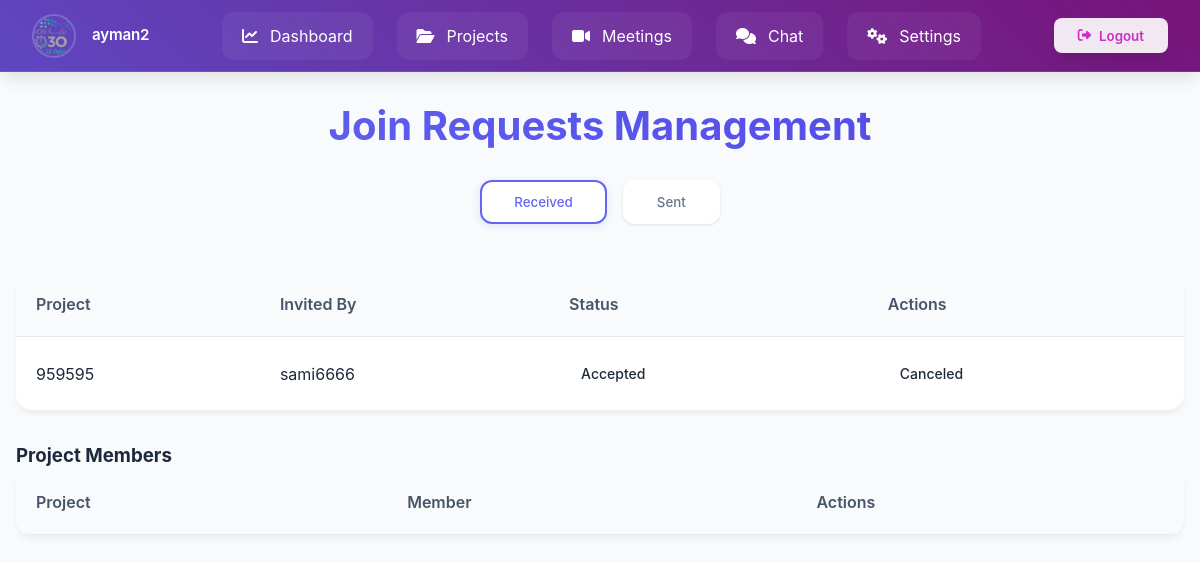
The app's page /projects/invitations/ (signed in), older data.
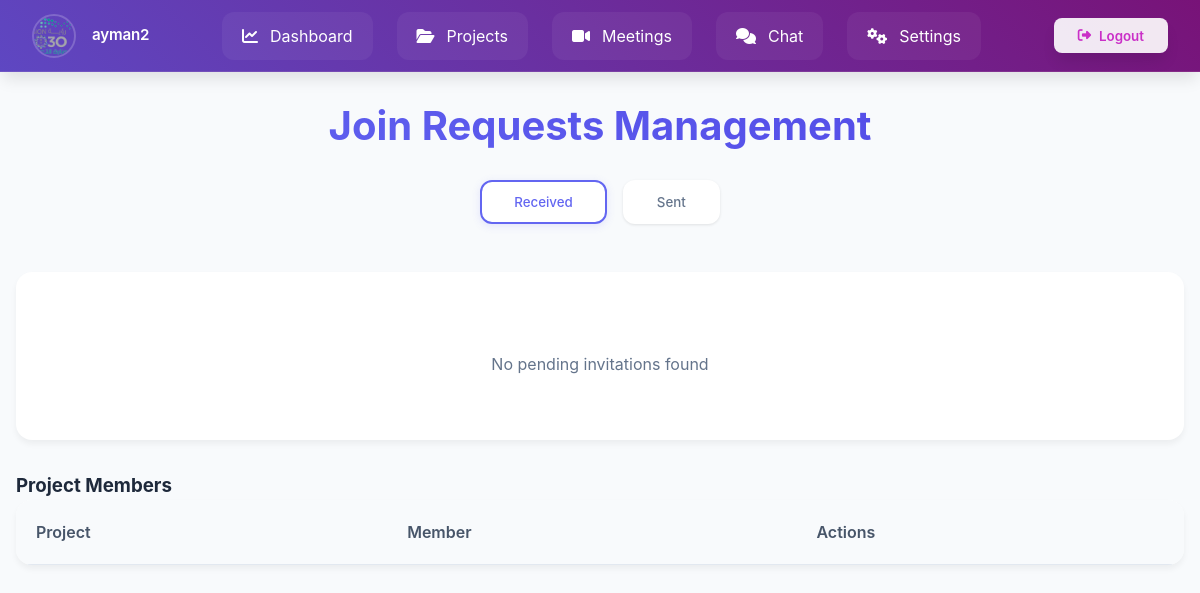
The same page, newer data.
### projects/models.py (models this page shows, shortened)
class ProjectInvitation(models.Model):
    project = models.ForeignKey(Project, on_delete=models.CASCADE, related_name='invitations')
    invited_user = models.ForeignKey(CustomUser, on_delete=models.CASCADE, related_name='project_invitations')
    created_at = models.DateTimeField(auto_now_add=True)
    status = models.CharField(
        max_length=20,
        choices=[('pending', 'Pending'), ('accepted', 'Accepted'), ('declined', 'Declined')],
        default='pending'
    )
    def __str__(self):
        return f"Invitation to {self.invited_user.username} for {self.project.name}"

class Project(models.Model):
    STATUS_CHOICES = [
        ('pending', 'Pending'),
        ('in_progress', 'In Progress'),
        ('completed', 'Completed'),
    ]
    COLOR_CHOICES = [
        ('purple', 'Purple'),
        ('red', 'Red'),
        ('blue', 'Blue'),
        ('green', 'Green'),
        ('orange', 'Orange'),
        ('pink', 'Pink'),
    ]
    name = models.CharField(max_length=255)  # Project name
    description = models.TextField(blank=True, null=True)  # Project description
    start_date = models.DateField()  # Start date
    end_date = models.DateField(blank=True, null=True)  # End date
    owner = models.ForeignKey(CustomUser, on_delete=models.CASCADE, related_name='owned_projects')  # Project owner
    members = models.ManyToManyField(CustomUser, related_name='projects', blank=True)  # Project members
    created_at = models.DateTimeField(auto_now_add=True)  # Creation date
    category = models.ForeignKey(ProjectType, on_delete=models.CASCADE)
    status = models.CharField(max_length=20, choices=STATUS_CHOICES, default='pending')  # Project status
    logo = models.ImageField(upload_to='project_logos/', blank=True, null=True)  # Project logo
    project_color = models.CharField(max_length=10, choices=COLOR_CHOICES, default='blue')  # Project color

### users/models.py (models this page shows, shortened)
class CustomUser(AbstractUser):
    phone_regex = RegexValidator(
        regex=r'^05\d{8}$',
        message="رقم الجوال يجب أن يبدأ بـ 05 ويحتوي على 10 أرقام فقط."
    )
    phone_number = models.CharField(
        max_length=10,
        unique=True,
        validators=[phone_regex],
        help_text="رقم الجوال يجب أن يبدأ بـ 05 ويكون مكونًا من 10 أرقام."
    )
    ROLE_CHOICES = [
        ('member', 'Member'),  # العضو العادي
        ('expert', 'Expert')   # الخبير
    ]
    role = models.CharField(
    max_length=10,
    choices=ROLE_CHOICES,
    default='member'
    )
    profile_image = models.ImageField(
    upload_to='profile_pics/',
    default='profile_pics/p.png',  # تعيين صورة افتراضية عند إنشاء الحساب
    blank=True,
    null=True
    )
    groups = models.ManyToManyField(
        'auth.Group',
        related_name='custom_user_groups',
        blank=True
    )
    user_permissions = models.ManyToManyField(
        'auth.Permission',
        related_name='custom_user_permissions',
        blank=True
    )

### projects/views.py (the view)
# urls.py: path('invitations/', received_invitations, name='received_invitations'),  # ✅ عرض الدعوات المستلمة
@login_required
def received_invitations(request):
    invitations = ProjectInvitation.objects.filter(invited_user=request.user).select_related('project')
    sent_requests = ProjectInvitation.objects.filter(project__owner=request.user).select_related('invited_user', 'project')
    received_requests = JoinRequest.objects.filter(project__owner=request.user)
    print("Invitations:", invitations)
    print("Sent Requests:", sent_requests)  # ✅ تحقق من أن الطلبات المرسلة يتم جلبها الآن
    print("Received Requests:", received_requests)
    return render(request, 'received_invitations.html', {
        'invitations': invitations,
        'sent_requests': sent_requests,  # ✅ تمرير جميع الطلبات المرسلة
        'received_requests': received_requests  # ✅ تمرير جميع الطلبات المستلمة
    })

### templates/received_invitations.html (shortened to what this page needs)
<!DOCTYPE html>
<html lang="en">
<head>
</head>
<body>
    {% include 'navbar.html' %}
    <div class="container">
        <header class="management-header">
            <h1>Join Requests Management</h1>
            <div class="tabs-nav">
                <button class="tab-button active" onclick="showSection('received')">Received</button>
                <button class="tab-button" onclick="showSection('sent')">Sent</button>
            </div>
        </header>
        <section id="received-section" class="requests-container">
            {% if invitations %}
                <table class="collaboration-table">
                    <thead>
                        <tr>
                            <th>Project</th>
                            <th>Invited By</th>
                            <th>Status</th>
                            <th>Actions</th>
                        </tr>
                    </thead>
                    <tbody>
                        {% for invitation in invitations %}
                        <tr>
                            <td>{{ invitation.project.name }}</td>
                            <td>{{ invitation.project.owner.username }}</td>
                            <td>
                                <span class="status-badge {% if invitation.status == 'canceled' %}status-canceled{% elif invitation.status == 'pending' %}status-pending{% endif %}">
                                    {{ invitation.status|title }}
                                </span>
                            </td>
                            <td>
                                <div class="actions-container">
                                    {% if invitation.status == 'pending' %}
                                        <a href="{% url 'respond_to_invitation' invitation.id 'accept' %}" class="action-btn btn-accept">
                                            ✅ Accept
                                        </a>
                                        <a href="{% url 'respond_to_invitation' invitation.id 'reject' %}" class="action-btn btn-reject">
                                            ❌ Decline
                                        </a>
                                    {% else %}
                                        <span class="status-badge status-canceled">Canceled</span>
                                    {% endif %}
                                </div>
                            </td>
                        </tr>
                        {% endfor %}
                    </tbody>
                </table>
            {% else %}
                <div class="empty-state">
                    <p>No pending invitations found</p>
                </div>
            {% endif %}
        </section>
        <h3 style="margin-top: 2rem;">Project Members</h3>
        <section class="requests-container">
            <table class="collaboration-table">
                <thead>
                    <tr>
                        <th>Project</th>
                        <th>Member</th>
                        <th>Actions</th>
                    </tr>
                </thead>
            </table>
        </section>
    </div>
</body>
</html>

Row changes from the older to the newer data that the page shows:
removed ProjectInvitation: project.name "959595", project.owner.username "sami6666", status "Accepted", shows "Canceled"
Text that changed along with them:
text no longer shown: "Project Invited By Status Actions"
text now shown: "No pending invitations found"
